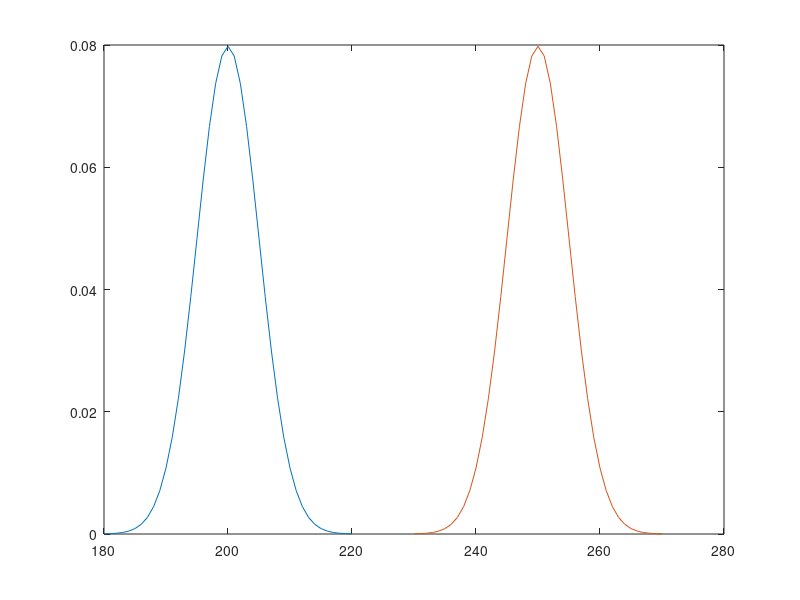
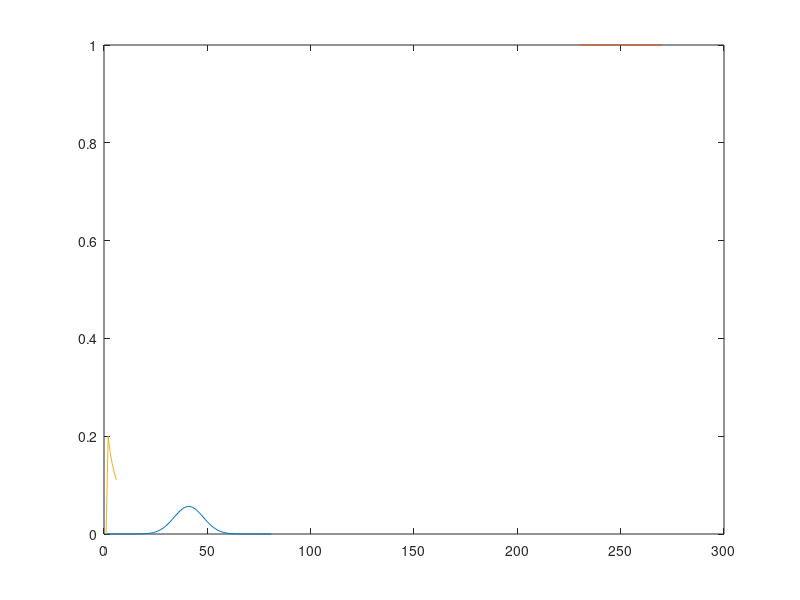

Here is the MATLAB script that generated these plots, in order: (Note: this script raises an error after producing the figures.)
close all;
mu = 200;
sigma = 5;
figure
x = mu + (-20:1:20)
y1 = normpdf(x,mu,sigma)
plot(x,y1)
hold on

x = mu+50+ (-20:1:20)
y2 = normpdf(x,mu+50,sigma)
plot(x,y2)

y3 = conv(y1,y2);
figure
plot(y3);

pd = makedist('Normal','mu',mu,'sigma',sigma);

y_cdf = cdf(pd,x);
hold on
plot(x,y_cdf)

likelihood = unidpdf(5,4:9)
plot(likelihood)


x = normrnd(61.7,4.487927836,1000,1);
y = normrnd(75,7.5,1000,1);
z = normrnd(82.5,5.04,1000,1);
sumR = x-y-z;
mean(sumR), sqrt(var(sumR))


Demo_dMATLAC.m

